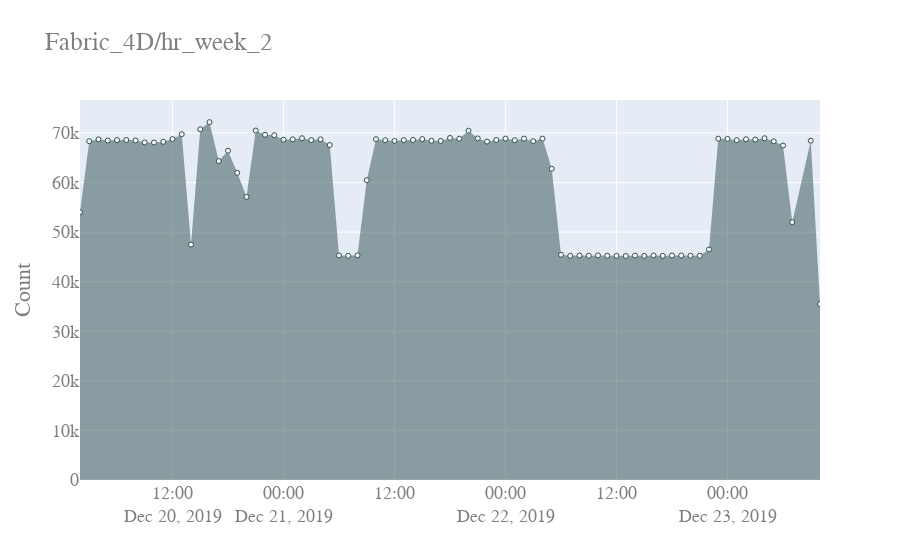
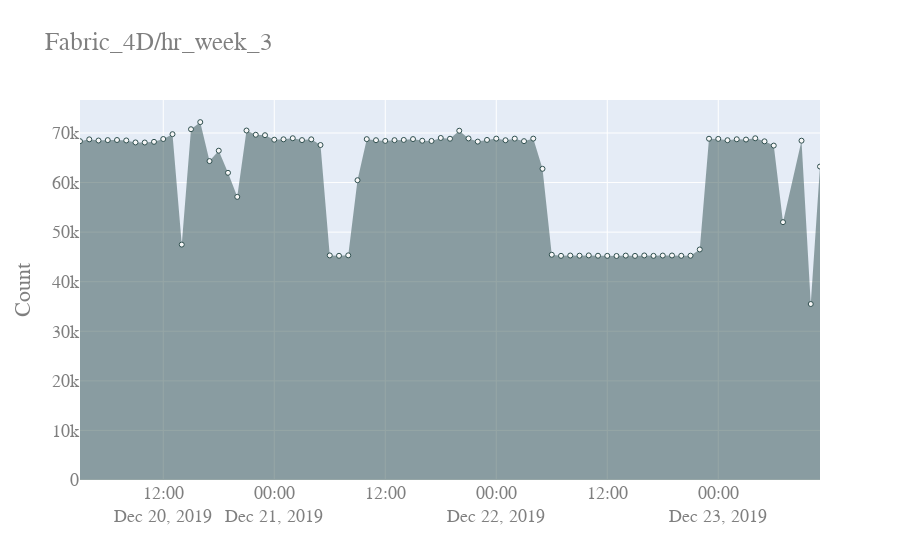

The cell these charts' notebook holds for them, in order:
### Code cell
logmind_fabric = "C:/Users/aelri/PycharmProjects/logmind/Elasticsearch_output/logmind_fabric"

df_fabric_hr = read_data(logmind_fabric, "h")
x_train = pd.DataFrame(df_fabric_hr.reset_index()).iloc[:2000,:]
x_test = pd.DataFrame(df_fabric_hr.reset_index()).iloc[2001:,:]

day_test = [g for n, g in x_test.groupby(pd.Grouper(key='Date',freq='h'))]

day_list_4 = [g for n, g in x_train.groupby(pd.Grouper(key='Date',freq='4D'))]

data_one = day_list_4[-1]

for i in range(1, 20):
    anomaly_animation_func(data_one, day_test, i)
